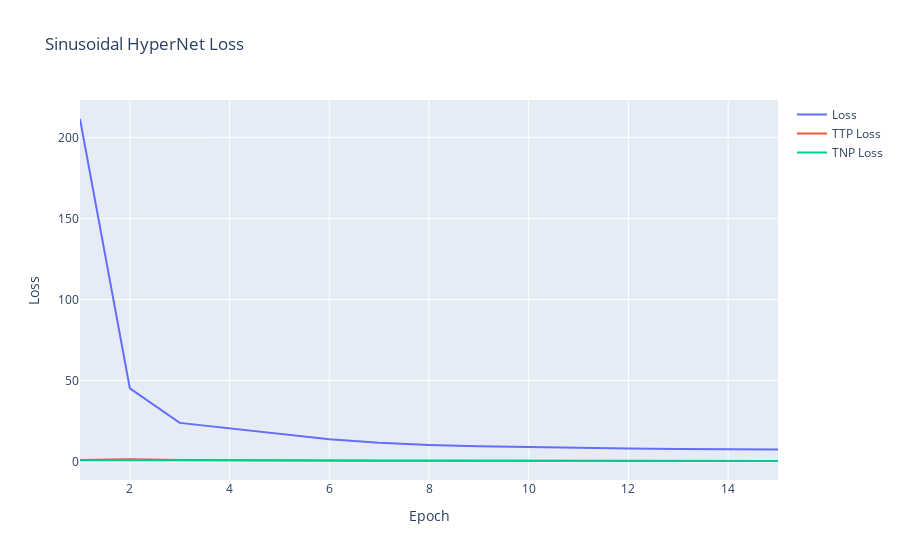

Write notebook code for a chart like this one.
### Markdown cell above
# Plot Loss History

Now that training has concluded, let's plot the loss history over each epoch.

### Code cell
loss_fig = go.Figure()
loss_fig.add_trace(
    go.Scatter(x=torch.arange(len(loss)) + 1, y=loss, name="Loss", mode="lines", showlegend=True)
)
loss_fig.add_trace(
    go.Scatter(
        x=torch.arange(len(ttp_loss)) + 1,
        y=ttp_loss,
        name="TTP Loss",
        mode="lines",
        showlegend=True,
    )
)
loss_fig.add_trace(
    go.Scatter(
        x=torch.arange(len(tnp_loss)) + 1,
        y=tnp_loss,
        name="TNP Loss",
        mode="lines",
        showlegend=True,
    )
)
loss_fig.update_layout(
    title="Sinusoidal HyperNet Loss",
    yaxis={"title": "Loss"},
    xaxis={"title": "Epoch"},
    hovermode="x unified",
)

loss_fig.show()

### Figure 1 — Plotly figure (JSON) as saved in the notebook; plotly's stock layout.template omitted (floating-point values rounded to 4 significant figures)
{"data": [{"mode": "lines", "name": "Loss", "showlegend": true, "type": "scatter", "x": [1, 2, 3, 4, 5, 6, 7, 8, 9, 10, 11, 12, 13, 14, 15], "y": [211.5, 45.16, 23.8, 20.34, 16.92, 13.72, 11.57, 10.14, 9.328, 8.743, 8.296, 7.955, 7.708, 7.518, 7.415]}, {"mode": "lines", "name": "TTP Loss", "showlegend": true, "type": "scatter", "x": [1, 2, 3, 4, 5, 6, 7, 8, 9, 10, 11, 12, 13, 14, 15], "y": [0.9122, 1.282, 0.8639, 0.6518, 0.5451, 0.4879, 0.4328, 0.4059, 0.386, 0.3612, 0.3328, 0.3145, 0.3023, 0.2885, 0.2885]}, {"mode": "lines", "name": "TNP Loss", "showlegend": true, "type": "scatter", "x": [1, 2, 3, 4, 5, 6, 7, 8, 9, 10, 11, 12, 13, 14, 15], "y": [0.7352, 0.7291, 0.5302, 0.4279, 0.3877, 0.3798, 0.3627, 0.349, 0.3408, 0.3326, 0.307, 0.2926, 0.283, 0.2664, 0.2711]}], "layout": {"hovermode": "x unified", "title": {"text": "Sinusoidal HyperNet Loss"}, "xaxis": {"title": {"text": "Epoch"}}, "yaxis": {"title": {"text": "Loss"}}}}
